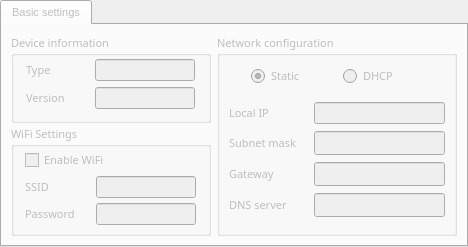
         <widget class="QTabWidget" name="generalTab">
          <property name="enabled">
           <bool>false</bool>
          </property>
          <property name="minimumSize">
           <size>
            <width>0</width>
            <height>210</height>
           </size>
          </property>
          <property name="maximumSize">
           <size>
            <width>700</width>
            <height>350</height>
           </size>
          </property>
          <property name="font">
           <font>
            <pointsize>8</pointsize>
           </font>
          </property>
          <property name="toolTip">
           <string>&lt;html&gt;&lt;head/&gt;&lt;body&gt;&lt;p&gt;&lt;br/&gt;&lt;/p&gt;&lt;/body&gt;&lt;/html&gt;</string>
          </property>
          <property name="currentIndex">
           <number>0</number>
          </property>
          <property name="tabBarAutoHide">
           <bool>false</bool>
          </property>
          <widget class="QWidget" name="basic_tab">
           <property name="enabled">
            <bool>false</bool>
           </property>
           <attribute name="title">
            <string>Basic settings</string>
           </attribute>
           <attribute name="toolTip">
            <string>Basic settings</string>
           </attribute>
           <layout class="QGridLayout" name="gridLayout_2">
            <item row="0" column="0">
             <layout class="QGridLayout" name="gridLayout">
              <property name="spacing">
               <number>2</number>
              </property>
              <item row="0" column="0">
               <widget class="QGroupBox" name="status_5">
                <property name="minimumSize">
                 <size>
                  <width>200</width>
                  <height>73</height>
                 </size>
                </property>
                <property name="maximumSize">
                 <size>
                  <width>250</width>
                  <height>100</height>
                 </size>
                </property>
                <property name="font">
                 <font>
                  <family>맑은 고딕</family>
                 </font>
                </property>
                <property name="title">
                 <string>Device information</string>
                </property>
                <layout class="QGridLayout" name="gridLayout_7">
                 <property name="topMargin">
                  <number>3</number>
                 </property>
                 <item row="0" column="0">
                  <widget class="QLabel" name="devtype_label">
                   <property name="minimumSize">
                    <size>
                     <width>60</width>
                     <height>22</height>
                    </size>
                   </property>
                   <property name="maximumSize">
                    <size>
                     <width>60</width>
                     <height>16777215</height>
                    </size>
                   </property>
                   <property name="font">
                    <font>
                     <family>맑은 고딕</family>
                    </font>
                   </property>
                   <property name="text">
                    <string>Type</string>
                   </property>
                   <property name="scaledContents">
                    <bool>false</bool>
                   </property>
                  </widget>
                 </item>
                 <item row="0" column="1">
                  <widget class="QLineEdit" name="dev_type">
                   <property name="minimumSize">
                    <size>
                     <width>100</width>
                     <height>22</height>
                    </size>
                   </property>
                   <property name="maximumSize">
                    <size>
                     <width>100</width>
                     <height>22</height>
                    </size>
                   </property>
                   <property name="font">
                    <font>
                     <family>맑은 고딕</family>
                     <weight>75</weight>
                     <bold>true</bold>
                    </font>
                   </property>
                   <property name="focusPolicy">
                    <enum>Qt::NoFocus</enum>
                   </property>
                   <property name="toolTip">
                    <string>&lt;html&gt;&lt;head/&gt;&lt;body&gt;&lt;p&gt;Device Type&lt;/p&gt;&lt;/body&gt;&lt;/html&gt;</string>
                   </property>
                   <property name="inputMask">
                    <string/>
                   </property>
                   <property name="text">
                    <string/>
                   </property>
                   <property name="maxLength">
                    <number>40</number>
                   </property>
                   <property name="frame">
                    <bool>true</bool>
                   </property>
                   <property name="alignment">
                    <set>Qt::AlignCenter</set>
                   </property>
                   <property name="readOnly">
                    <bool>true</bool>
                   </property>
                   <property name="placeholderText">
                    <string notr="true"/>
                   </property>
                   <property name="clearButtonEnabled">
                    <bool>false</bool>
                   </property>
                  </widget>
                 </item>
                 <item row="1" column="0">
                  <widget class="QLabel" name="version_label">
                   <property name="minimumSize">
                    <size>
                     <width>60</width>
                     <height>22</height>
                    </size>
                   </property>
                   <property name="maximumSize">
                    <size>
                     <width>60</width>
                     <height>16777215</height>
                    </size>
                   </property>
                   <property name="font">
                    <font>
                     <family>맑은 고딕</family>
                    </font>
                   </property>
                   <property name="text">
                    <string>Version</string>
                   </property>
                  </widget>
                 </item>
                 <item row="1" column="1">
                  <widget class="QLineEdit" name="fw_version">
                   <property name="minimumSize">
                    <size>
                     <width>100</width>
                     <height>22</height>
                    </size>
                   </property>
                   <property name="maximumSize">
                    <size>
                     <width>100</width>
                     <height>22</height>
                    </size>
                   </property>
                   <property name="font">
                    <font>
                     <family>맑은 고딕</family>
                     <weight>75</weight>
                     <bold>true</bold>
                    </font>
                   </property>
                   <property name="focusPolicy">
                    <enum>Qt::NoFocus</enum>
                   </property>
                   <property name="toolTip">
                    <string>&lt;html&gt;&lt;head/&gt;&lt;body&gt;&lt;p&gt;Device firmware version&lt;/p&gt;&lt;/body&gt;&lt;/html&gt;</string>
                   </property>
                   <property name="inputMask">
                    <string/>
                   </property>
                   <property name="text">
                    <string/>
                   </property>
                   <property name="maxLength">
                    <number>40</number>
                   </property>
                   <property name="frame">
                    <bool>true</bool>
                   </property>
                   <property name="alignment">
                    <set>Qt::AlignCenter</set>
                   </property>
                   <property name="readOnly">
                    <bool>true</bool>
                   </property>
                   <property name="placeholderText">
                    <string notr="true"/>
                   </property>
                   <property name="clearButtonEnabled">
                    <bool>false</bool>
                   </property>
                  </widget>
                 </item>
                </layout>
               </widget>
              </item>
              <item row="1" column="0">
               <widget class="QGroupBox" name="groupbox_wifi">
                <property name="minimumSize">
                 <size>
                  <width>200</width>
                  <height>90</height>
                 </size>
                </property>
                <property name="maximumSize">
                 <size>
                  <width>250</width>
                  <height>120</height>
                 </size>
                </property>
                <property name="font">
                 <font>
                  <family>맑은 고딕</family>
                 </font>
                </property>
                <property name="title">
                 <string>WiFi Settings</string>
                </property>
                <layout class="QGridLayout" name="gridLayout_111">
                 <property name="leftMargin">
                  <number>6</number>
                 </property>
                 <property name="topMargin">
                  <number>2</number>
                 </property>
                 <property name="rightMargin">
                  <number>6</number>
                 </property>
                 <property name="bottomMargin">
                  <number>8</number>
                 </property>
                 <property name="verticalSpacing">
                  <number>5</number>
                 </property>
                 <item row="1" column="0">
                  <widget class="QLabel" name="label_wifi_ssid">
                   <property name="minimumSize">
                    <size>
                     <width>60</width>
                     <height>22</height>
                    </size>
                   </property>
                   <property name="maximumSize">
                    <size>
                     <width>60</width>
                     <height>22</height>
                    </size>
                   </property>
                   <property name="font">
                    <font>
                     <family>맑은 고딕</family>
                    </font>
                   </property>
                   <property name="text">
                    <string>SSID</string>
                   </property>
                  </widget>
                 </item>
                 <item row="3" column="0">
                  <widget class="QLabel" name="label_wifi_pw">
                   <property name="minimumSize">
                    <size>
                     <width>60</width>
                     <height>22</height>
                    </size>
                   </property>
                   <property name="maximumSize">
                    <size>
                     <width>60</width>
                     <height>22</height>
                    </size>
                   </property>
                   <property name="font">
                    <font>
                     <family>맑은 고딕</family>
                    </font>
                   </property>
                   <property name="text">
                    <string>Password</string>
                   </property>
                  </widget>
                 </item>
                 <item row="3" column="1">
                  <widget class="QLineEdit" name="lineedit_wifi_pw">
                   <property name="minimumSize">
                    <size>
                     <width>100</width>
                     <height>22</height>
                    </size>
                   </property>
                   <property name="maximumSize">
                    <size>
                     <width>100</width>
                     <height>22</height>
                    </size>
                   </property>
                   <property name="font">
                    <font>
                     <family>맑은 고딕</family>
                    </font>
                   </property>
                   <property name="toolTip">
                    <string>&lt;html&gt;&lt;head/&gt;&lt;body&gt;&lt;p&gt;Local IP address&lt;/p&gt;&lt;/body&gt;&lt;/html&gt;</string>
                   </property>
                   <property name="text">
                    <string/>
                   </property>
                   <property name="maxLength">
                    <number>30</number>
                   </property>
                   <property name="frame">
                    <bool>true</bool>
                   </property>
                   <property name="echoMode">
                    <enum>QLineEdit::Password</enum>
                   </property>
                   <property name="alignment">
                    <set>Qt::AlignCenter</set>
                   </property>
                  </widget>
                 </item>
                 <item row="0" column="0" colspan="2">
                  <widget class="QCheckBox" name="checkbox_wifi_enable">
                   <property name="minimumSize">
                    <size>
                     <width>100</width>
                     <height>22</height>
                    </size>
                   </property>
                   <property name="maximumSize">
                    <size>
                     <width>150</width>
                     <height>22</height>
                    </size>
                   </property>
                   <property name="font">
                    <font>
                     <family>맑은 고딕</family>
                    </font>
                   </property>
                   <property name="toolTip">
                    <string/>
                   </property>
                   <property name="text">
                    <string>Enable WiFi</string>
                   </property>
                   <property name="checked">
                    <bool>false</bool>
                   </property>
                  </widget>
                 </item>
                 <item row="1" column="1">
                  <widget class="QLineEdit" name="lineedit_wifi_ssid">
                   <property name="minimumSize">
                    <size>
                     <width>100</width>
                     <height>22</height>
                    </size>
                   </property>
                   <property name="maximumSize">
                    <size>
                     <width>100</width>
                     <height>22</height>
                    </size>
                   </property>
                   <property name="font">
                    <font>
                     <family>맑은 고딕</family>
                    </font>
                   </property>
                   <property name="toolTip">
                    <string>&lt;html&gt;&lt;head/&gt;&lt;body&gt;&lt;p&gt;Local IP address&lt;/p&gt;&lt;/body&gt;&lt;/html&gt;</string>
                   </property>
                   <property name="text">
                    <string/>
                   </property>
                   <property name="maxLength">
                    <number>30</number>
                   </property>
                   <property name="frame">
                    <bool>true</bool>
                   </property>
                   <property name="alignment">
                    <set>Qt::AlignCenter</set>
                   </property>
                  </widget>
                 </item>
                </layout>
               </widget>
              </item>
             </layout>
            </item>
            <item row="0" column="1">
             <widget class="QGroupBox" name="network_config">
              <property name="minimumSize">
               <size>
                <width>240</width>
                <height>150</height>
               </size>
              </property>
              <property name="maximumSize">
               <size>
                <width>300</width>
                <height>230</height>
               </size>
              </property>
              <property name="font">
               <font>
                <family>맑은 고딕</family>
               </font>
              </property>
              <property name="title">
               <string>Network configuration</string>
              </property>
              <layout class="QGridLayout" name="gridLayout4">
               <property name="topMargin">
                <number>6</number>
               </property>
               <property name="verticalSpacing">
                <number>4</number>
               </property>
               <item row="0" column="0">
                <layout class="QGridLayout" name="gridLayout_19">
                 <property name="leftMargin">
                  <number>10</number>
                 </property>
                 <property name="rightMargin">
                  <number>10</number>
                 </property>
                 <property name="bottomMargin">
                  <number>8</number>
                 </property>
                 <item row="0" column="0">
                  <widget class="QRadioButton" name="ip_static">
                   <property name="minimumSize">
                    <size>
                     <width>80</width>
                     <height>22</height>
                    </size>
                   </property>
                   <property name="maximumSize">
                    <size>
                     <width>80</width>
                     <height>16777215</height>
                    </size>
                   </property>
                   <property name="font">
                    <font>
                     <family>맑은 고딕</family>
                    </font>
                   </property>
                   <property name="text">
                    <string>Static</string>
                   </property>
                   <property name="checked">
                    <bool>true</bool>
                   </property>
                  </widget>
                 </item>
                 <item row="0" column="1">
                  <widget class="QRadioButton" name="ip_dhcp">
                   <property name="minimumSize">
                    <size>
                     <width>80</width>
                     <height>22</height>
                    </size>
                   </property>
                   <property name="maximumSize">
                    <size>
                     <width>80</width>
                     <height>16777215</height>
                    </size>
                   </property>
                   <property name="font">
                    <font>
                     <family>맑은 고딕</family>
                    </font>
                   </property>
                   <property name="text">
                    <string>DHCP</string>
                   </property>
                  </widget>
                 </item>
                </layout>
               </item>
               <item row="1" column="0">
                <layout class="QGridLayout" name="gridLayout0">
                 <item row="0" column="0">
                  <widget class="QLabel" name="localip_label">
                   <property name="minimumSize">
                    <size>
                     <width>85</width>
                     <height>0</height>
                    </size>
                   </property>
                   <property name="maximumSize">
                    <size>
                     <width>85</width>
                     <height>16777215</height>
                    </size>
                   </property>
                   <property name="font">
                    <font>
                     <family>맑은 고딕</family>
                    </font>
                   </property>
                   <property name="text">
                    <string>Local IP</string>
                   </property>
                  </widget>
                 </item>
                 <item row="0" column="1">
                  <widget class="QLineEdit" name="localip">
                   <property name="minimumSize">
                    <size>
                     <width>130</width>
                     <height>22</height>
                    </size>
                   </property>
                   <property name="maximumSize">
                    <size>
                     <width>150</width>
                     <height>22</height>
                    </size>
                   </property>
                   <property name="font">
                    <font>
                     <family>맑은 고딕</family>
                    </font>
                   </property>
                   <property name="toolTip">
                    <string>&lt;html&gt;&lt;head/&gt;&lt;body&gt;&lt;p&gt;Local IP address&lt;/p&gt;&lt;/body&gt;&lt;/html&gt;</string>
                   </property>
                   <property name="text">
                    <string/>
                   </property>
                   <property name="maxLength">
                    <number>30</number>
                   </property>
                   <property name="frame">
                    <bool>true</bool>
                   </property>
                   <property name="alignment">
                    <set>Qt::AlignCenter</set>
                   </property>
                  </widget>
                 </item>
                </layout>
               </item>
               <item row="2" column="0">
                <layout class="QGridLayout" name="gridLayout1">
                 <item row="0" column="0">
                  <widget class="QLabel" name="subnet_label">
                   <property name="minimumSize">
                    <size>
                     <width>85</width>
                     <height>0</height>
                    </size>
                   </property>
                   <property name="maximumSize">
                    <size>
                     <width>85</width>
                     <height>16777215</height>
                    </size>
                   </property>
                   <property name="baseSize">
                    <size>
                     <width>0</width>
                     <height>0</height>
                    </size>
                   </property>
                   <property name="font">
                    <font>
                     <family>맑은 고딕</family>
                    </font>
                   </property>
                   <property name="cursor">
                    <cursorShape>ArrowCursor</cursorShape>
                   </property>
                   <property name="text">
                    <string>Subnet mask</string>
                   </property>
                  </widget>
                 </item>
                 <item row="0" column="1">
                  <widget class="QLineEdit" name="subnet">
                   <property name="minimumSize">
                    <size>
                     <width>130</width>
                     <height>22</height>
                    </size>
                   </property>
                   <property name="maximumSize">
                    <size>
                     <width>150</width>
                     <height>16777215</height>
                    </size>
                   </property>
                   <property name="font">
                    <font>
                     <family>맑은 고딕</family>
                    </font>
                   </property>
                   <property name="toolTip">
                    <string>&lt;html&gt;&lt;head/&gt;&lt;body&gt;&lt;p&gt;Subnet mask&lt;/p&gt;&lt;/body&gt;&lt;/html&gt;</string>
                   </property>
                   <property name="text">
                    <string/>
                   </property>
                   <property name="alignment">
                    <set>Qt::AlignCenter</set>
                   </property>
                  </widget>
                 </item>
                </layout>
               </item>
               <item row="3" column="0">
                <layout class="QGridLayout" name="gridLayout2">
                 <item row="0" column="0">
                  <widget class="QLabel" name="gateway_label">
                   <property name="minimumSize">
                    <size>
                     <width>85</width>
                     <height>0</height>
                    </size>
                   </property>
                   <property name="maximumSize">
                    <size>
                     <width>85</width>
                     <height>16777215</height>
                    </size>
                   </property>
                   <property name="font">
                    <font>
                     <family>맑은 고딕</family>
                    </font>
                   </property>
                   <property name="text">
                    <string>Gateway</string>
                   </property>
                  </widget>
                 </item>
                 <item row="0" column="1">
                  <widget class="QLineEdit" name="gateway">
                   <property name="minimumSize">
                    <size>
                     <width>130</width>
                     <height>22</height>
                    </size>
                   </property>
                   <property name="maximumSize">
                    <size>
                     <width>150</width>
                     <height>16777215</height>
                    </size>
                   </property>
                   <property name="font">
                    <font>
                     <family>맑은 고딕</family>
                    </font>
                   </property>
                   <property name="toolTip">
                    <string>&lt;html&gt;&lt;head/&gt;&lt;body&gt;&lt;p&gt;Gateway&lt;/p&gt;&lt;/body&gt;&lt;/html&gt;</string>
                   </property>
                   <property name="text">
                    <string/>
                   </property>
                   <property name="alignment">
                    <set>Qt::AlignCenter</set>
                   </property>
                  </widget>
                 </item>
                </layout>
               </item>
               <item row="4" column="0">
                <layout class="QGridLayout" name="gridLayout3">
                 <item row="0" column="0">
                  <widget class="QLabel" name="dns_addr_label">
                   <property name="minimumSize">
                    <size>
                     <width>85</width>
                     <height>0</height>
                    </size>
                   </property>
                   <property name="maximumSize">
                    <size>
                     <width>85</width>
                     <height>16777215</height>
                    </size>
                   </property>
                   <property name="font">
                    <font>
                     <family>맑은 고딕</family>
                    </font>
                   </property>
                   <property name="text">
                    <string>DNS server</string>
                   </property>
                  </widget>
                 </item>
                 <item row="0" column="1">
                  <widget class="QLineEdit" name="dns_addr">
                   <property name="minimumSize">
                    <size>
                     <width>130</width>
                     <height>22</height>
                    </size>
                   </property>
                   <property name="maximumSize">
                    <size>
                     <width>150</width>
                     <height>16777215</height>
                    </size>
                   </property>
                   <property name="font">
                    <font>
                     <family>맑은 고딕</family>
                    </font>
                   </property>
                   <property name="toolTip">
                    <string>&lt;html&gt;&lt;head/&gt;&lt;body&gt;&lt;p&gt;DNS server&lt;/p&gt;&lt;/body&gt;&lt;/html&gt;</string>
                   </property>
                   <property name="text">
                    <string/>
                   </property>
                   <property name="alignment">
                    <set>Qt::AlignCenter</set>
                   </property>
                  </widget>
                 </item>
                </layout>
               </item>
              </layout>
             </widget>
            </item>
           </layout>
          </widget>
         </widget>
